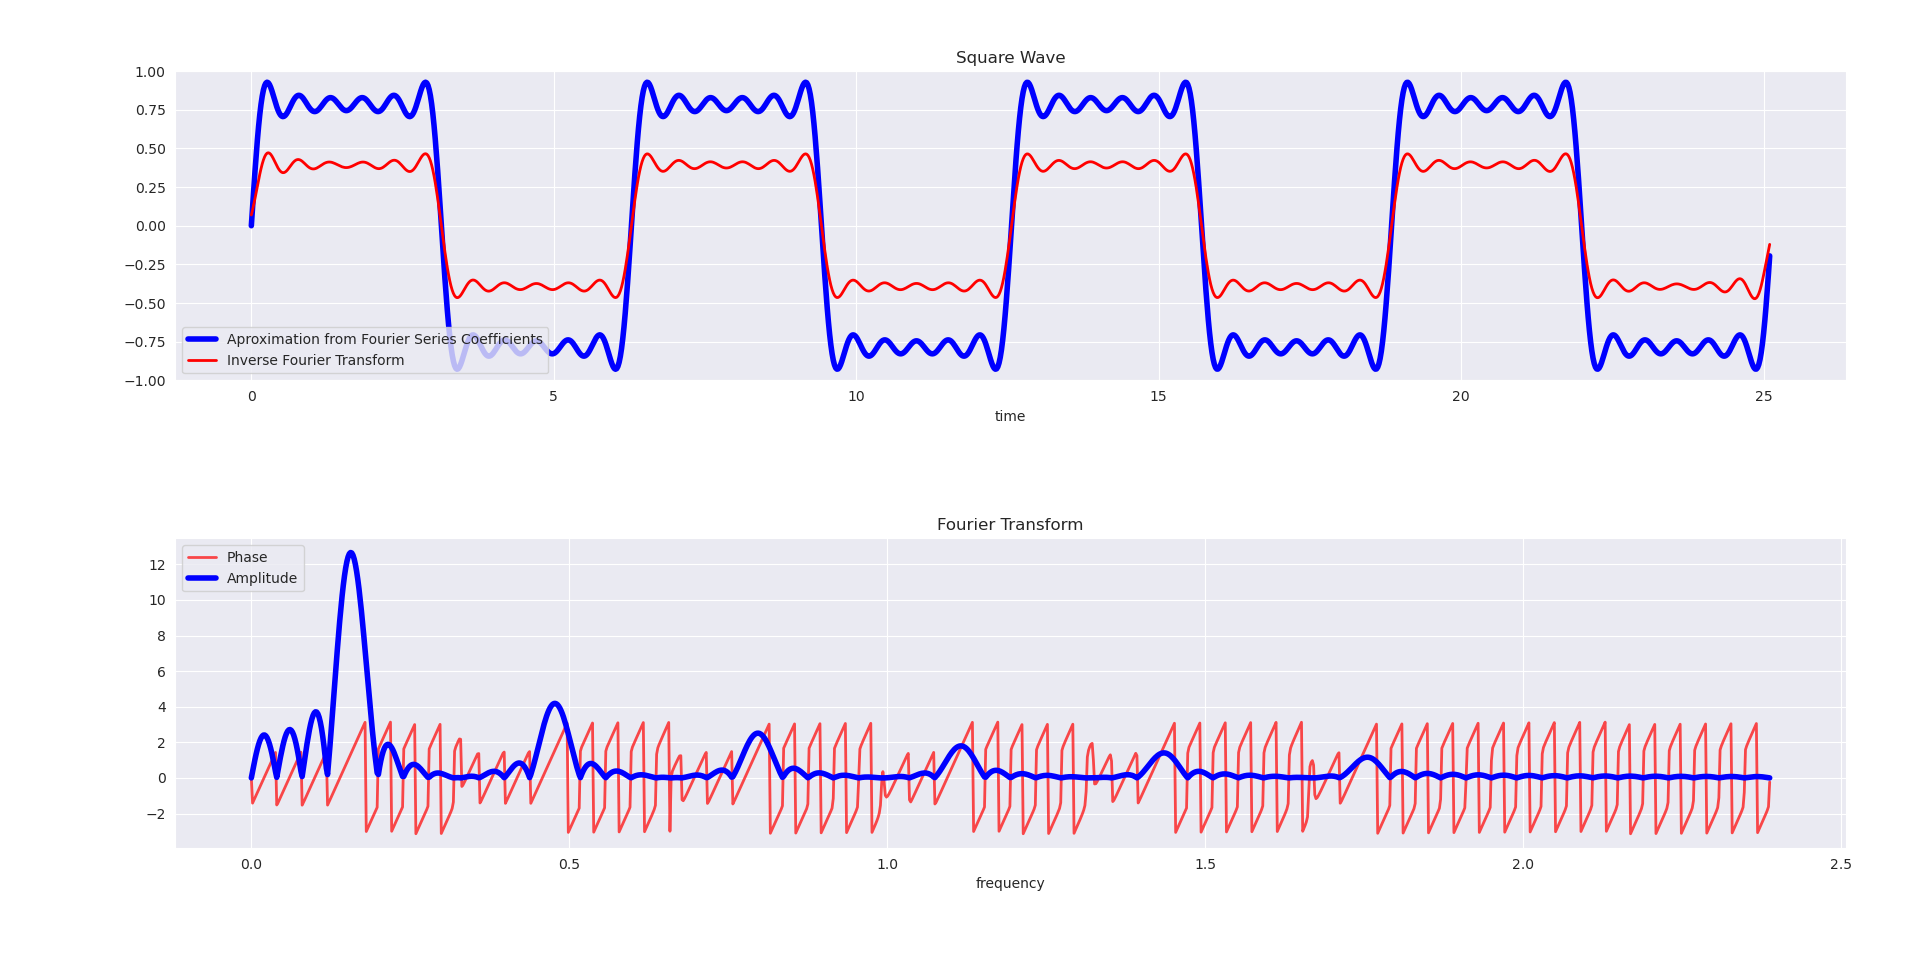

This chart was generated by the following Python code:
#!/usr/bin/env python3
# -*- coding: utf-8 -*-
"""
Created on Thu Mar 25 17:21:50 2021

@author: teles
"""


# ------------------------------------------------
### IMPORTS ###

from gmpy2 import context, set_context
from gmpy2 import mpfr, sqrt, const_pi, exp, sin, cos, polar, norm

import matplotlib.pyplot as plt
from seaborn import set_style

# ------------------------------------------------
### DEFINITIONS ###

set_style('darkgrid')

bits=64
set_context(context(precision=bits, allow_complex=True))

I = sqrt(-1)

pi = const_pi(bits)

# ------------------------------------------------
### FUNCTIONS ###


def backf(val, digits=8):
    return [backf(v, digits) for v in val] if isinstance(val, (list, tuple, map, zip)) else float(round(val, digits))


def fourier(func, dt, freq_max):
    
    g = func
    N = len(g)
    Wf = N
    
    dt = mpfr(dt)
    t = [ dt*n for n in range(N) ]
    
    dw = mpfr(freq_max) / (N-1)
    f = [ dw*n for n in range(N) ]
    
    G = [0] * Wf
    
    for w in range(Wf):
        
       G[w] = sum( g[n]*exp(2*I*pi*f[w]*t[n])*dt  for n in range(N) )
    
    return f, G


def inv_fourier(transf, dt, freq_max):
    
    G = transf
    N = len(G)
    Wf = N
    
    dt = mpfr(dt)
    t = [ dt*n for n in range(N) ]
    
    dw = mpfr(freq_max) / (N-1)
    f = [ dw*n for n in range(N) ]
    
    g = [0] * N
    
    for n in range(N):
        
       g[n] = sum( G[w]*exp(-2*I*pi*f[w]*t[n])*dw  for w in range(Wf) )
    
    return backf(map(lambda x: x.real, g))




# ------------------------------------------------
### PARAMETERS ###



# ------------------------------------------------
### TESTS ###

# make a sum of sine waves that is o slide

N = 1256

dt = 0.02

fsin = lambda A, f, dt, theta, poins: backf([ A*sin(f*x*dt + theta) for x in range(poins) ])

fsum = lambda f1, f2: [ x1+x2 for x1,x2 in zip(f1,f2)]

t = [t*dt for t in range(N)]
g = fsin((1/1), 1, dt, 0, N)

for n in [3,5,7,9,11]:
    g = fsum(g, fsin((1/n), n, dt, 0, N))


# ------------------------------------------------
### COMPARISON ###

freq_max = 15/(2*pi)

f,G = fourier(g, dt, freq_max)

f = backf(f)

G_amp, G_phase = backf(zip(* map(polar, G)))

inv_g = inv_fourier(G, dt, freq_max)

# ------------------------------------------------
### PLOTS ###

(fig, ax) = plt.subplots(2,1)

ax[0].plot(t, g,  'b',lw=4, label="Aproximation from Fourier Series Coefficients")
ax[0].plot(t, inv_g, 'r', lw=2, label="Inverse Fourier Transform")
#ax[0].plot(t, aaa, 'r', lw=2, alpha=0.7, label="Inverse Fourier Transform")
ax[0].set_title("Square Wave")
ax[0].set_ylim([-1,1])
ax[0].set_xlabel("time")
ax[0].legend(loc=3)

ax[1].plot(f, G_phase,'r',lw=2, alpha=0.7, label="Phase")
ax[1].plot(f, G_amp,'b',lw=4, label="Amplitude")
ax[1].set_xlabel("frequency")
ax[1].set_title("Fourier Transform")
ax[1].legend(loc=2)


fig.tight_layout()


fig.show()

fig.savefig("fourier_1.png")

# ------------------------------------------------
### VIDEO ###
